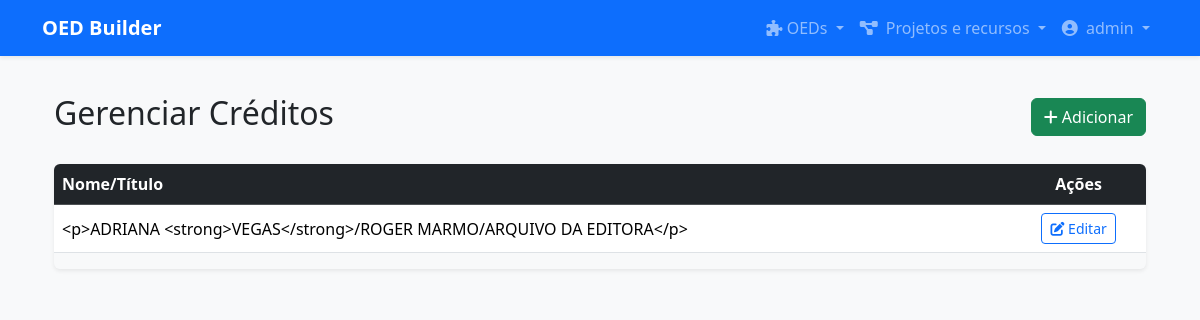
Page /projetos/credito/listar/ (signed in) on the earlier database version.
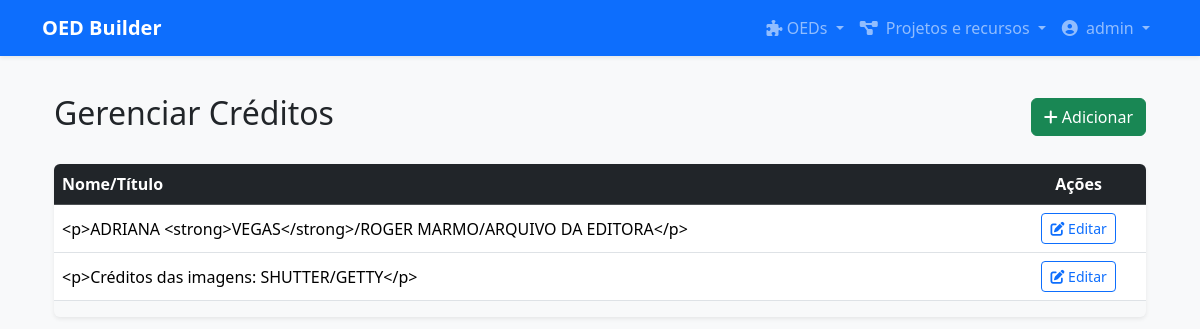
Same page on the later database version.
### projetos/models.py (models this page shows, shortened)
class Credito(AuditoriaBase):
    nome = CKEditor5Field("Crédito", config_name='default')
    class Meta:
        verbose_name = 'Crédito'
        verbose_name_plural = 'Créditos'
        ordering = ['nome']

### projetos/views.py (the view)
# urls.py: path('credito/listar/', views.CreditoListView.as_view(), name='listar_creditos'),
class CreditoListView(CoordenadorRequiredMixin, ListView):
    model = Credito
    template_name = 'projetos/lista_generica.html'
    context_object_name = 'creditos'
    ordering = ['nome']
    def get_context_data(self, **kwargs):
        context = super().get_context_data(**kwargs)
        context['verbose_name'] = self.model._meta.verbose_name
        context['verbose_name_plural'] = self.model._meta.verbose_name_plural
        return context
    def get_create_url(self): return reverse_lazy('novo_credito')
    def get_update_url_name(self): return "editar_credito"

### projetos/views.py (called while the page is built)
    def test_func(self):
        return self.request.user.groups.filter(name='Coordenador').exists() or self.request.user.is_superuser

### projetos/templates/projetos/lista_generica.html
{% extends "base.html" %}
{% block content %}
<div class="container mt-4">
    <div class="d-flex justify-content-between align-items-center mb-4">
        <h2>Gerenciar {{ verbose_name_plural|default:"Registros" }}</h2>
        <a href="{{ view.get_create_url }}" class="btn btn-success">
            <i class="fas fa-plus"></i> Adicionar
        </a>
    </div>
    <div class="table-responsive shadow-sm rounded">
        <table class="table table-hover align-middle bg-white">
            <thead class="table-dark">
                <tr>
                    <th>Nome/Título</th>
                    <th class="text-center">Ações</th>
                </tr>
            </thead>
            <tbody>
                {% for item in object_list %}
                <tr>
                    <td>{{ item.nome }}</td>
                    <td class="text-center">
                        <a href="{% url view.get_update_url_name pk=item.pk %}" class="btn btn-sm btn-outline-primary">
                            <i class="fas fa-edit"></i> Editar
                        </a>
                    </td>
                </tr>
                {% empty %}
                <tr><td colspan="2" class="text-center text-muted">Nenhum registro encontrado.</td></tr>
                {% endfor %}
            </tbody>
        </table>
    </div>
</div>
{% endblock %}

Differences in the rows shown:
added Credito: nome "<p>Créditos das imagens: SHUTTER/GETTY</p>"
